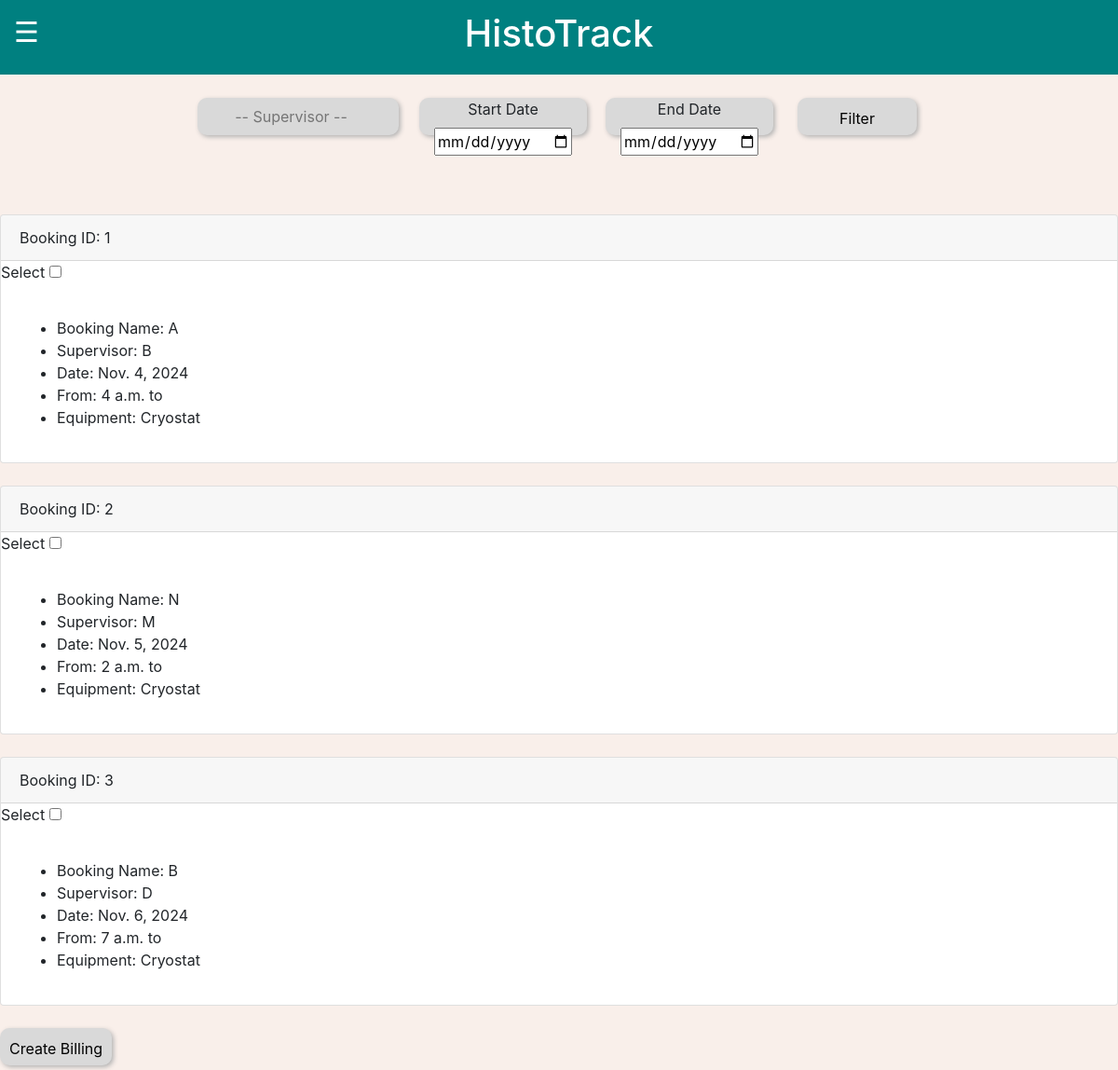
The page /MCalendar/createBilling/ (signed in) on the database as committed earlier.
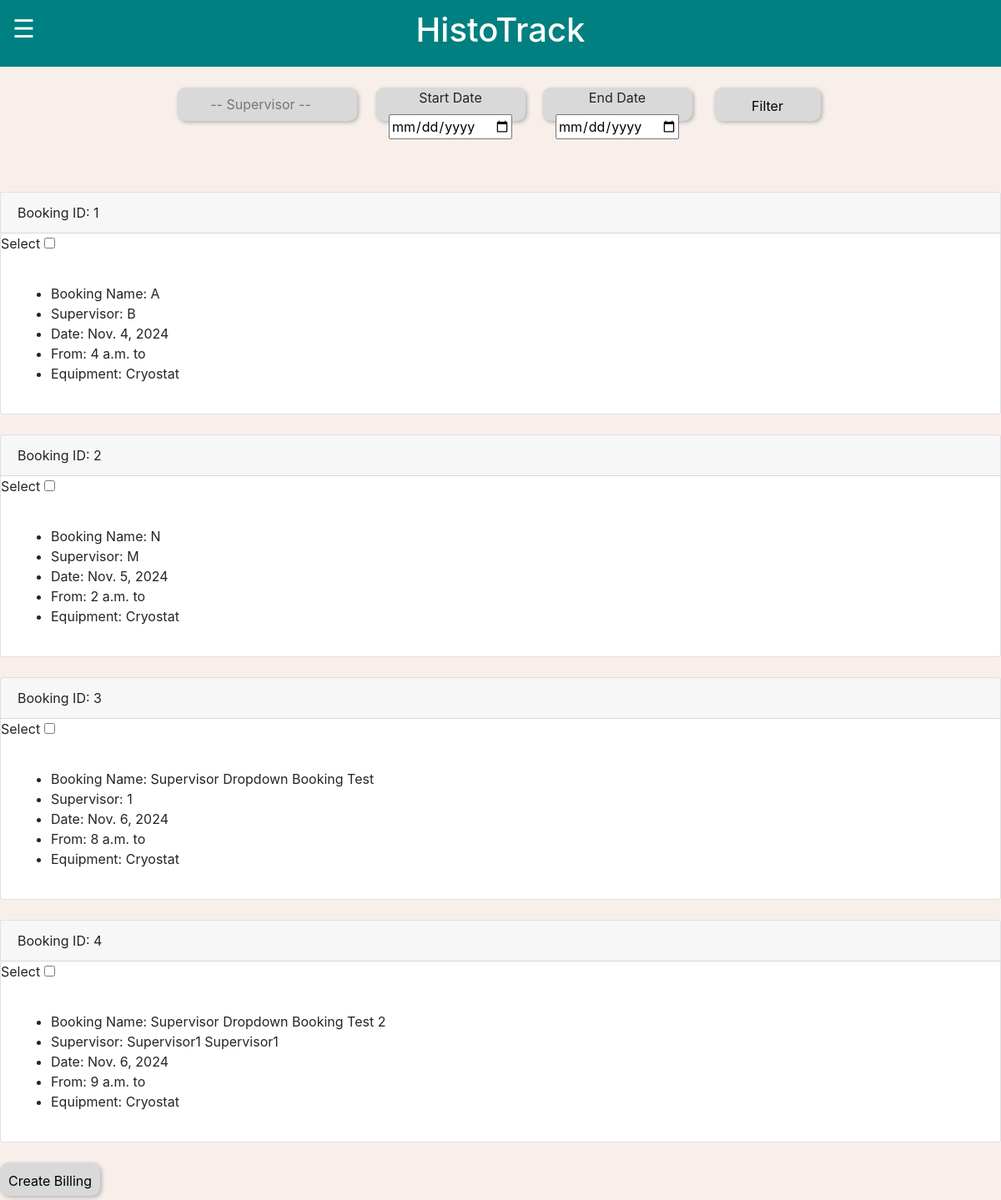
The same page on the database as committed later.
### MCalendar/models.py (models this page shows, shortened)
class Event(models.Model):
    bookingName = models.CharField(max_length=80)
    supervisorName = models.CharField(max_length=80)
    email = models.EmailField()
    bookingDate = models.DateField()
    startTime = models.TimeField()
    finishTime = models.TimeField()
    comments = models.TextField(max_length = 1000)
    equipment = models.CharField(max_length=100, default='Not specified')
    totalTime = models.IntegerField(default=0)
    hourlyRate = models.DecimalField(max_digits=10, decimal_places=2, default=0.00)

### MCalendar/views.py (the view, shortened to what this page needs)
# urls.py: path("createBilling/", views.createBilling, name="createBilling"),
def createBilling(request):
    if request.user.is_superuser:
        eventList = Event.objects.all()
        equipmentList = Equipment.objects.all()
        supervisorName = request.GET.get('supervisorName')
        dateMin = request.GET.get('dateMin')
        dateMax = request.GET.get('dateMax')
        if archiveValidQuery(supervisorName):
            eventList = eventList.filter(supervisorName__icontains=supervisorName)
        if archiveValidQuery(dateMin):
            eventList = eventList.filter(bookingDate__gte=dateMin)
        if archiveValidQuery(dateMax):
            eventList = eventList.filter(bookingDate__lte=dateMax)
        context = {
        'eventList': eventList,
        'equipmentList': equipmentList
        }
        return render(request, 'createBilling.html', context)
    else:
        messages.success(request, "Please log in before entering that page! Admin access only.")
        logout(request)
        return redirect("loginPage")

### MCalendar/views.py (called while the page is built)
def archiveValidQuery(param):
    return param != '' and param is not None

### MCalendar/templates/createBilling.html (shortened to what this page needs)
{% load static %}
<!DOCTYPE html>
<html lang="en">
<head>
    <link rel="stylesheet" href="https://cdn.jsdelivr.net/npm/bootstrap@4.6.2/dist/css/bootstrap.min.css">
    <link rel="stylesheet" href="{% static 'global.css' %}">
</head>
<body>
    <div class="container-fluid text-white topbar">
        <div class="row">
            <div class="col-2 container-fluid text-left">
            <span class="sidebarButton" onclick="toggleNav()">&#9776;</span>
            </div>
            <div class="col-8 container-fluid text-center h1">
                <span>HistoTrack</span>
            </div>
            <div class="col-2"></div>
        </div>
    </div>
    <form method="GET" action=".">
        <div id="navBar">
            <input class="supervisorSearch" type="search" name="supervisorName" placeholder="-- Supervisor --" />
            <div class="dates">
                <label for="startDate">Start Date</label>
                <input type="date" id="startDate" name="dateMin">
            </div>
            <div class="dates">
                <label for="endDate">End Date</label>
                <input type="date" id="endDate" name="dateMax">
            </div>
            <input type="submit" id="filter" value="Filter">
        </div>
    </form>
    <form method="POST">
        {% for event in eventList %}
            <div class="card">
                <div class="card-header">
                    Booking ID: {{ event.id }}
                </div>
                <div>
                    Select <input type="checkbox" name="selectEvent" value="{{ event.id }}">
                </div>
                <div class="card-body">
                    <p class="card-text">
                        <ul>
                            <li>Booking Name: {{ event.bookingName }}</li>
                            <li>Supervisor: {{ event.supervisorName }}</li>
                            <li>Date: {{ event.bookingDate }}</li>
                            <li>From: {{ event.startTime }} to {{ event.allotedTime }}</li>
                            <li>Equipment: {{ event.equipment }}</li>
                        </ul>
                    </p>
                </div>
            </div>
            <br>
        {% endfor %}
        <input type="submit" id="create" value="Create Billing">
    </form>
</body>
</html>

Rows that differ between the two databases and show on the page:
changed Event id 3: bookingName "B" → "Supervisor Dropdown Booking Test"; supervisorName "D" → "1"; startTime "7 a.m." → "8 a.m."
added Event: id "4", bookingName "Supervisor Dropdown Booking Test 2", supervisorName "Supervisor1 Supervisor1", bookingDate "Nov. 6, 2024", startTime "9 a.m.", equipment "Cryostat"
